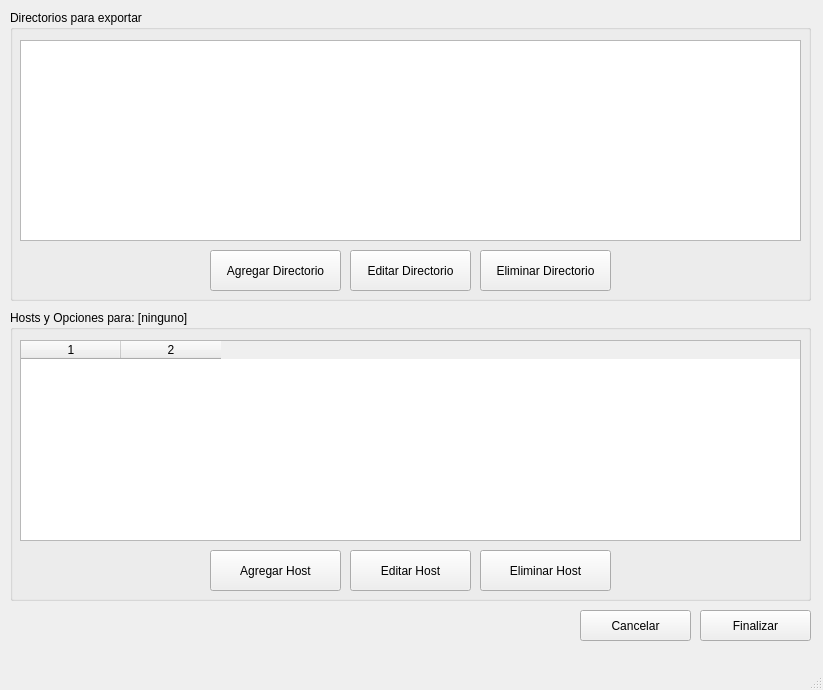
<?xml version="1.0" encoding="UTF-8"?>
<ui version="4.0">
 <class>MainWindow</class>
 <widget class="QMainWindow" name="MainWindow">
  <property name="geometry">
   <rect>
    <x>0</x>
    <y>0</y>
    <width>823</width>
    <height>690</height>
   </rect>
  </property>
  <property name="windowTitle">
   <string>MainWindow</string>
  </property>
  <widget class="QWidget" name="centralwidget">
   <widget class="QWidget" name="verticalLayoutWidget">
    <property name="geometry">
     <rect>
      <x>10</x>
      <y>10</y>
      <width>801</width>
      <height>291</height>
     </rect>
    </property>
    <layout class="QVBoxLayout" name="verticalLayout">
     <item>
      <widget class="QGroupBox" name="Maestro">
       <property name="title">
        <string>Directorios para exportar</string>
       </property>
       <widget class="QListWidget" name="listaDirectorios">
        <property name="geometry">
         <rect>
          <x>10</x>
          <y>30</y>
          <width>781</width>
          <height>201</height>
         </rect>
        </property>
       </widget>
       <widget class="QPushButton" name="AniadirDirectorio">
        <property name="geometry">
         <rect>
          <x>200</x>
          <y>240</y>
          <width>131</width>
          <height>41</height>
         </rect>
        </property>
        <property name="text">
         <string>Agregar Directorio</string>
        </property>
       </widget>
       <widget class="QPushButton" name="Editar">
        <property name="geometry">
         <rect>
          <x>340</x>
          <y>240</y>
          <width>121</width>
          <height>41</height>
         </rect>
        </property>
        <property name="text">
         <string>Editar Directorio</string>
        </property>
       </widget>
       <widget class="QPushButton" name="Eliminar">
        <property name="geometry">
         <rect>
          <x>470</x>
          <y>240</y>
          <width>131</width>
          <height>41</height>
         </rect>
        </property>
        <property name="text">
         <string>Eliminar Directorio</string>
        </property>
       </widget>
      </widget>
     </item>
    </layout>
   </widget>
   <widget class="QWidget" name="verticalLayoutWidget_2">
    <property name="geometry">
     <rect>
      <x>10</x>
      <y>310</y>
      <width>801</width>
      <height>291</height>
     </rect>
    </property>
    <layout class="QVBoxLayout" name="verticalLayout_3">
     <item>
      <widget class="QGroupBox" name="Detalle">
       <property name="title">
        <string>Hosts y Opciones para: [ninguno]</string>
       </property>
       <widget class="QTableWidget" name="tableHost">
        <property name="geometry">
         <rect>
          <x>10</x>
          <y>30</y>
          <width>781</width>
          <height>201</height>
         </rect>
        </property>
        <property name="rowCount">
         <number>0</number>
        </property>
        <property name="columnCount">
         <number>2</number>
        </property>
        <column/>
        <column/>
       </widget>
       <widget class="QPushButton" name="AniadirHost">
        <property name="geometry">
         <rect>
          <x>200</x>
          <y>240</y>
          <width>131</width>
          <height>41</height>
         </rect>
        </property>
        <property name="text">
         <string>Agregar Host</string>
        </property>
       </widget>
       <widget class="QPushButton" name="EditarHost">
        <property name="geometry">
         <rect>
          <x>340</x>
          <y>240</y>
          <width>121</width>
          <height>41</height>
         </rect>
        </property>
        <property name="text">
         <string>Editar Host</string>
        </property>
       </widget>
       <widget class="QPushButton" name="EliminarHost">
        <property name="geometry">
         <rect>
          <x>470</x>
          <y>240</y>
          <width>131</width>
          <height>41</height>
         </rect>
        </property>
        <property name="text">
         <string>Eliminar Host</string>
        </property>
       </widget>
      </widget>
     </item>
    </layout>
   </widget>
   <widget class="QPushButton" name="Cancelar">
    <property name="geometry">
     <rect>
      <x>580</x>
      <y>610</y>
      <width>111</width>
      <height>31</height>
     </rect>
    </property>
    <property name="text">
     <string>Cancelar</string>
    </property>
   </widget>
   <widget class="QPushButton" name="Finalizar">
    <property name="geometry">
     <rect>
      <x>700</x>
      <y>610</y>
      <width>111</width>
      <height>31</height>
     </rect>
    </property>
    <property name="text">
     <string>Finalizar</string>
    </property>
   </widget>
  </widget>
  <widget class="QMenuBar" name="menubar">
   <property name="geometry">
    <rect>
     <x>0</x>
     <y>0</y>
     <width>823</width>
     <height>23</height>
    </rect>
   </property>
  </widget>
  <widget class="QStatusBar" name="statusbar"/>
 </widget>
 <resources/>
 <connections/>
</ui>
